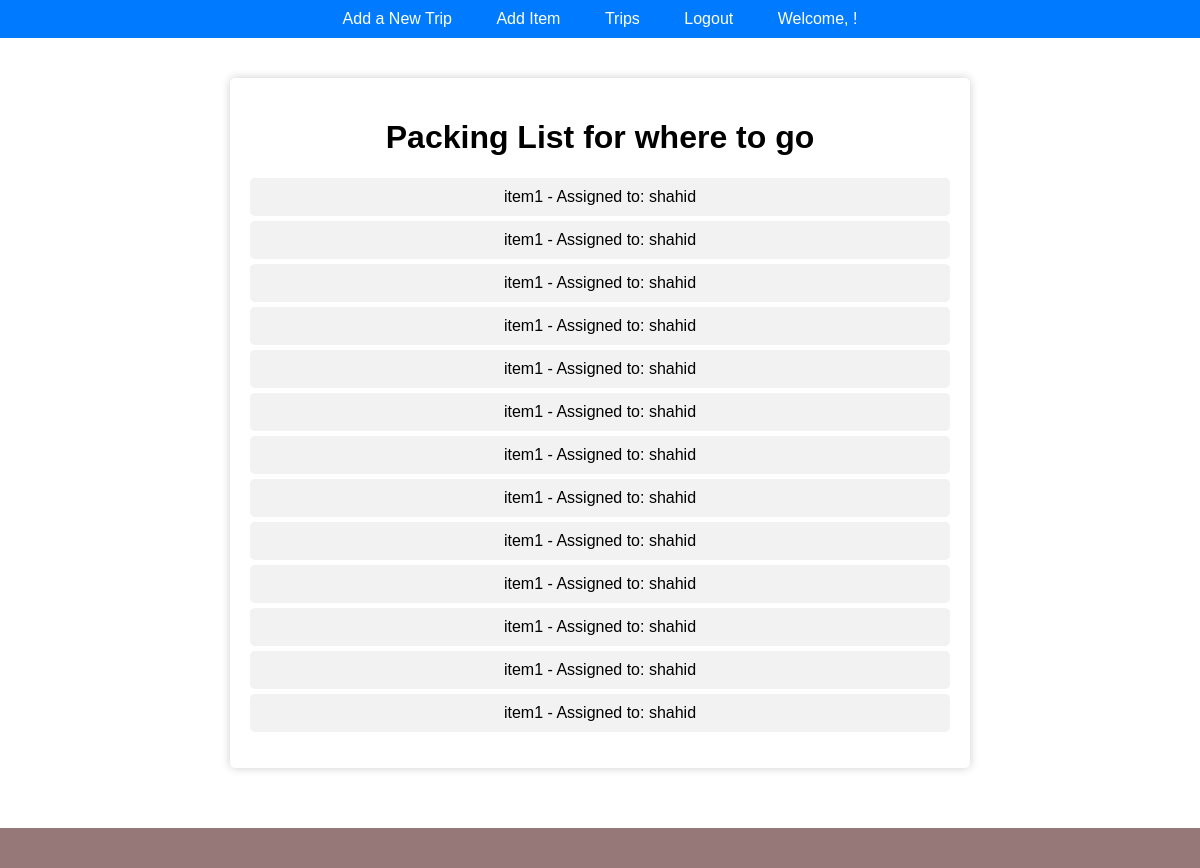
The page /packinglist/packinglist/2/ on the database its author committed.
### packinglist/models.py (models this page shows, shortened)
class Trip(models.Model):
    name = models.CharField(max_length=100)
    participants = models.ManyToManyField(User, related_name='trips')

class Item(models.Model):
    name = models.CharField(max_length=100)
    trip = models.ForeignKey(Trip, on_delete=models.CASCADE, related_name='items')
    assigned_to = models.ForeignKey(User, on_delete=models.CASCADE)

### packinglist/views.py (the view)
# urls.py: path('packinglist/<int:trip_id>/', views.packinglist, name='packinglist'),
def packinglist(request, trip_id):
    trip = get_object_or_404(Trip, id=trip_id)
    items = trip.items.all()
    return render(request, 'packinglist/packinglist.html', {'trip': trip, 'items': items})

### packinglist/templates/packinglist/packinglist.html (shortened to what this page needs)
{% extends "base.html" %}
{% block content %}
<!DOCTYPE html>
<html>
<head>
</head>
<body>
    <div class="container">
        <h1>Packing List for {{ trip.name }}</h1>
        <ul>
            {% for item in items %}
                <li>{{ item.name }} - Assigned to:
                    {% if item.assigned_to %}
                        {{ item.assigned_to.username }}
                    {% else %}
                        <span class="not-assigned">Not assigned</span>
                    {% endif %}
                </li>
            {% endfor %}
        </ul>
    </div>
</body>
</html>
{% endblock content %}

### packinglist/templates/base.html (shortened to what this page needs)
<!DOCTYPE html>
<html>
<head>
</head>
<body>
    <header>
        <nav>
            <a href="{% url 'add_trip' %}">Add a New Trip</a>
            <a href="{% url 'add_item' %}">Add Item</a>
            <a href="{% url 'trip_list' %}">Trips</a>
            <a href="{% url 'login' %}">Logout</a>
            <a> Welcome, {{ request.user.username }}!</a>
        </nav>
    </header>
    <main>
        {% block content %}{% endblock content %}
    </main>
    <footer>
    </footer>
</body>
</html>

### packinglist/templates/base.html (style rules this page uses)
body { font-family: Arial, sans-serif; margin: 0; padding: 0; }
header { background-color: #007bff; color: white; padding: 10px 0; text-align: center; }
nav a { color: white; text-decoration: none; padding: 10px 15px; margin: 0 5px; }
main { padding: 20px; }
footer { text-align: center; padding: 20px 0; margin-top: 20px; background-color: #967878; }

### packinglist/templates/packinglist/packinglist.html (style rules this page uses)
body { font-family: Arial, sans-serif; text-align: center; }
.container { background-color: #fff; max-width: 700px; margin: 20px auto; padding: 20px; border-radius: 5px; box-shadow: 0 0 10px rgba(0, 0, 0, 0.2); }
ul { list-style-type: none; padding: 0; }
li { margin: 5px 0; padding: 10px; background-color: #f2f2f2; border-radius: 5px; }

### rows shown on the page
Trip: name "where to go"
Item: name "item1", assigned_to.username "shahid"
Item: name "item1", assigned_to.username "shahid"
Item: name "item1", assigned_to.username "shahid"
Item: name "item1", assigned_to.username "shahid"
Item: name "item1", assigned_to.username "shahid"
Item: name "item1", assigned_to.username "shahid"
Item: name "item1", assigned_to.username "shahid"
Item: name "item1", assigned_to.username "shahid"
Item: name "item1", assigned_to.username "shahid"
Item: name "item1", assigned_to.username "shahid"
Item: name "item1", assigned_to.username "shahid"
Item: name "item1", assigned_to.username "shahid"
Item: name "item1", assigned_to.username "shahid"
